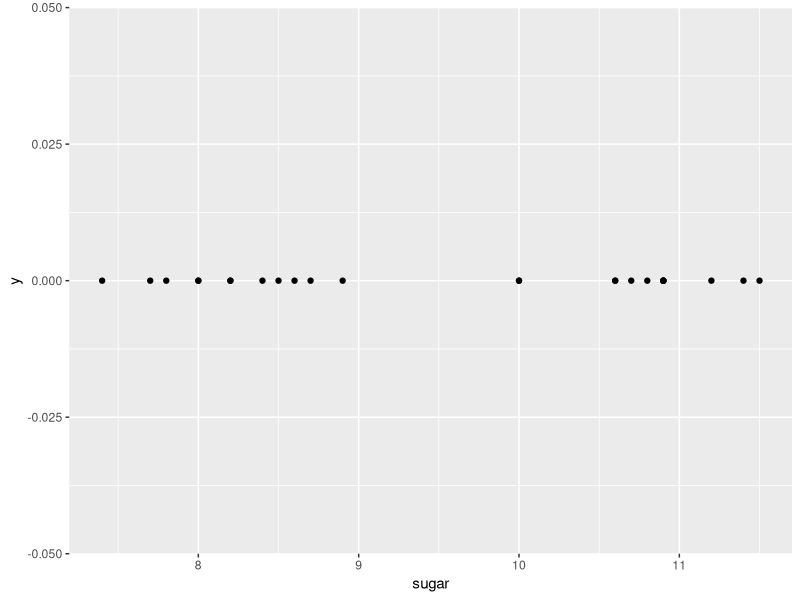
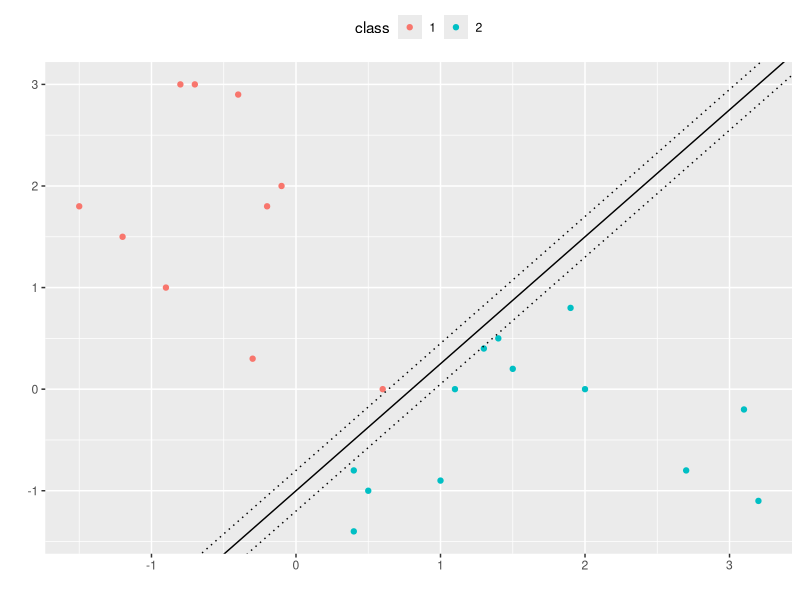

Write the R code that produced these figures, in order.
## ---- chunk 1
library(tidyverse)
df <- data.frame(
  samp = 1:25,
  sugar = c(10.9, 10.9, 10.6, 10, 8, 
            8.2, 8.6, 10.9, 10.7, 8,
            7.7, 7.8, 8.4, 11.5, 11.2,
            8.9, 8.7, 7.4, 10.9, 10, 
            11.4, 10.8, 8.5, 8.2, 10.6)
)

ggplot(df, aes(x = sugar)) +
  geom_point(aes(y = 0))
## ---- chunk 2
library(e1071)

svm_model <- svm(samp ~ .,
                 df,
                 type = "C-classification",
                 kernel = "linear",
                 scale = FALSE)

print(svm_model)
## ---- chunk 3
w <- t(svm_model$coefs) %*% svm_model$SV
slope_1 <- w[1]/w[2]
intercept_1 <- svm_model$rho/w[2]
## ---- chunk 4
df <- data.frame(
  x = c(-1.5, -1.2, -.9, -.8, -.7, -.2, -.4, -.3, -.1, .6, .4, .4, .5, 1, 1.1, 1.3, 1.4, 1.5, 1.9, 2.0, 2.7, 3.1, 3.2),
  y = c(1.8, 1.5, 1, 3, 3, 1.8, 2.9, .3, 2, 0, -.8, -1.4, -1, -.9, 0, .4, .5, .2, .8, 0, -0.8, -.2, -1.1),
  grp = factor(c(rep(1, 10), rep(2, 13)))
)
ggplot(df, aes(x = x, y = y, color = grp)) +
  geom_point() +
  geom_abline(intercept = -1, slope = 1.25) +
  geom_abline(intercept = -0.8, slope = 1.25, linetype = 3) +
  geom_abline(intercept = -1.2, slope = 1.25, linetype = 3) +
  theme(legend.position = "top") +
  labs(color = "class", x = "", y = "")
